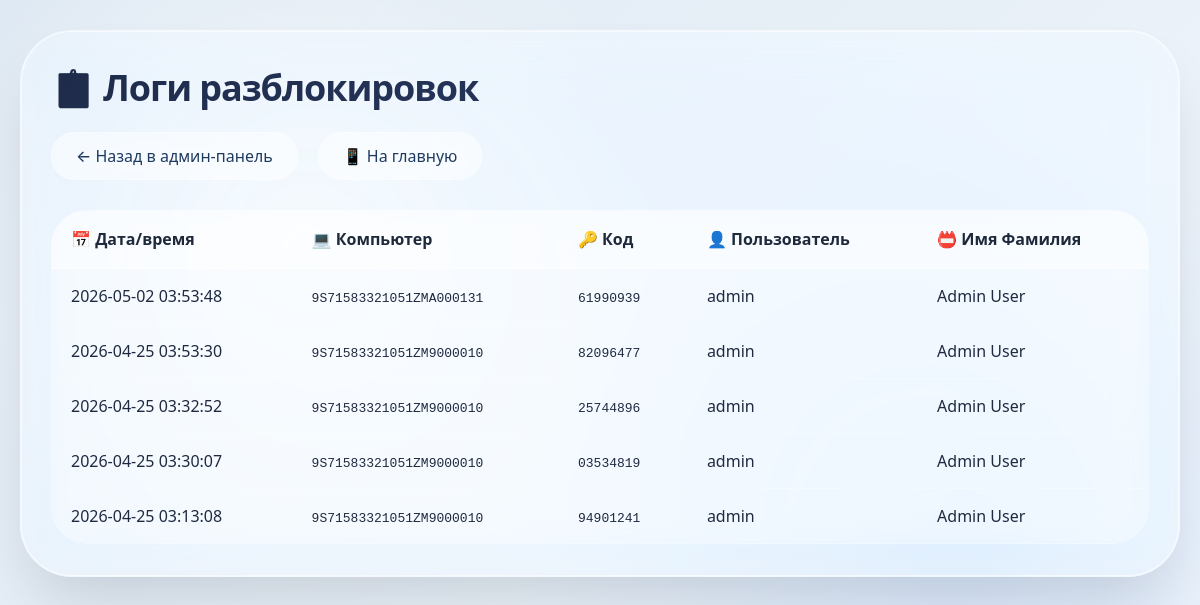
The page /admin/logs (signed in) on the database its author committed.
### tables this page shows
CREATE TABLE unlock_logs
                 (id INTEGER PRIMARY KEY AUTOINCREMENT,
                  user_id INTEGER,
                  username TEXT,
                  name TEXT,
                  surname TEXT,
                  computer_serial TEXT,
                  session_code TEXT,
                  timestamp TIMESTAMP DEFAULT CURRENT_TIMESTAMP);

### web_server.py (the view)
@app.route('/admin/logs')
@login_required
@admin_required
def view_logs():
    logs = query_db('''
        SELECT computer_serial, session_code, username, name, surname, timestamp
        FROM unlock_logs
        ORDER BY timestamp DESC
        LIMIT 100
    ''')
    return render_template('logs.html', logs=logs)

### web_server.py (called while the page is built)
def query_db(query, args=(), one=False):
    conn = sqlite3.connect(DB_NAME)
    conn.row_factory = sqlite3.Row
    cur = conn.cursor()
    cur.execute(query, args)
    rv = cur.fetchall()
    conn.commit()
    conn.close()
    return (rv[0] if rv else None) if one else rv

def login_required(f):
    @wraps(f)
    def decorated_function(*args, **kwargs):
        if 'user_id' not in session:
            return redirect(url_for('login'))
        return f(*args, **kwargs)
    return decorated_function

def admin_required(f):
    @wraps(f)
    def decorated_function(*args, **kwargs):
        if not session.get('is_admin'):
            return "Доступ запрещен", 403
        return f(*args, **kwargs)
    return decorated_function

### templates/logs.html (shortened to what this page needs)
<!DOCTYPE html>
<html lang="ru">
<head>
</head>
<body>
<div class="glass-container">
    <h2>📋 Логи разблокировок</h2>
    <div class="nav-links">
        <a href="/admin" class="glass-link">← Назад в админ-панель</a>
        <a href="/scan" class="glass-link">📱 На главную</a>
    </div>
    <div class="table-wrapper">
        <table class="glass-table">
            <thead>
                <tr>
                    <th>📅 Дата/время</th>
                    <th>💻 Компьютер</th>
                    <th>🔑 Код</th>
                    <th>👤 Пользователь</th>
                    <th>📛 Имя Фамилия</th>
                </tr>
            </thead>
            <tbody>
                {% for log in logs %}
                <tr>
                    <td>{{ log.timestamp }}</td>
                    <td><code>{{ log.computer_serial }}</code></td>
                    <td><code>{{ log.session_code }}</code></td>
                    <td>{{ log.username }}</td>
                    <td>{{ log.name }} {{ log.surname }}</td>
                </tr>
                {% endfor %}
            </tbody>
        </table>
    </div>
</div>
</body>
</html>

### templates/logs.html (style rules this page uses)
* { margin: 0; padding: 0; box-sizing: border-box; }
body { -webkit-user-select: none; user-select: none; min-height: 100vh; font-family: system-ui, -apple-system, 'Helvetica Neue', 'Segoe UI', Roboto, sans-serif; background: radial-gradient(circle at 30% 60%, #e3ebf6 0%, #d0ddef 100%); background-image: radial-gradient(circle at 25% 30%, rgba(255, 255, 255, 0.6) 0%, transparent 35%), radial-gradient(circle at 80% 70%, rgba(200, 220, 250, 0.5) 0%, transparent 40%), linear-gradient(135deg, #dfe9f3 0%, #f2f7fc 100%); padding: 30px 20px; }
.glass-container { max-width: 1300px; margin: 0 auto; background: rgba(255, 255, 255, 0.3); backdrop-filter: blur(28px) saturate(180%); -webkit-backdrop-filter: blur(28px) saturate(180%); border-radius: 52px; padding: 32px 30px; box-shadow: 0 35px 60px -15px rgba(0, 20, 40, 0.15), 0 0 0 1px rgba(255, 255, 255, 0.6) inset; border: 1px solid rgba(255, 255, 255, 0.4); }
h2 { font-weight: 650; font-size: 36px; letter-spacing: -0.03em; margin-bottom: 20px; background: linear-gradient(145deg, #1e2b4a, #2c3e6b); -webkit-background-clip: text; background-clip: text; color: transparent; }
.nav-links { display: flex; gap: 20px; margin-bottom: 30px; flex-wrap: wrap; }
.glass-link { text-decoration: none; padding: 12px 24px; background: rgba(255, 255, 255, 0.35); backdrop-filter: blur(12px); border-radius: 50px; color: #1e3a5f; font-weight: 500; transition: all 0.25s; border: 1px solid rgba(255, 255, 255, 0.4); }
.table-wrapper { overflow-x: auto; border-radius: 36px; }
.glass-table { width: 100%; border-collapse: collapse; background: rgba(255, 255, 255, 0.2); backdrop-filter: blur(15px); border-radius: 36px; }
.glass-table th { background: rgba(255, 255, 255, 0.4); padding: 18px 20px; font-weight: 600; color: #1e293b; text-align: left; border-bottom: 1px solid rgba(255, 255, 255, 0.6); }
.glass-table td { padding: 16px 20px; border-bottom: 1px solid rgba(255, 255, 255, 0.25); color: #1f2a41; font-weight: 500; }

### rows shown on the page
unlock_logs: timestamp "2026-05-02 03:53:48", computer_serial "9S71583321051ZMA000131", session_code "61990939", username "admin", name "Admin", surname "User"
unlock_logs: timestamp "2026-04-25 03:53:30", computer_serial "9S71583321051ZM9000010", session_code "82096477", username "admin", name "Admin", surname "User"
unlock_logs: timestamp "2026-04-25 03:32:52", computer_serial "9S71583321051ZM9000010", session_code "25744896", username "admin", name "Admin", surname "User"
unlock_logs: timestamp "2026-04-25 03:30:07", computer_serial "9S71583321051ZM9000010", session_code "03534819", username "admin", name "Admin", surname "User"
unlock_logs: timestamp "2026-04-25 03:13:08", computer_serial "9S71583321051ZM9000010", session_code "94901241", username "admin", name "Admin", surname "User"
